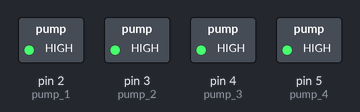
Bench run of a program on a simulated Arduino Uno, built with avr-gcc and run on an emulated ATmega328P. Shown: switched loads named in the program (green lamp = pin HIGH).

Above: at 2.5 s.
At 8.5 s:
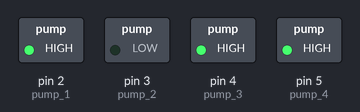
At 18.6 s:
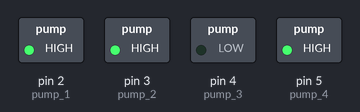
At 25.29 s:
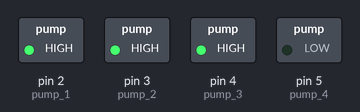
Timing chart, 0 to 34.9 s (numbered marks = the images above):
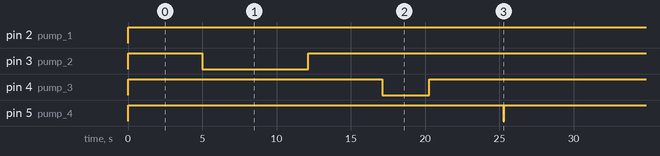

The program:

main.cpp
```cpp
#include <Arduino.h>

// Pumps are designed with reverse logic:
// LOW -> Pump is turned on
// HIGH -> Pump is turned off

// desired pumped volumes [ml]
int pump_1_vol = 70;
int pump_2_vol = 70;
int pump_3_vol = 70;
int pump_4_vol = 1;

// pump-pin connections
int pump_1 = 2;
int pump_2 = 3;
int pump_3 = 4;
int pump_4 = 5;

// pump characteristics from data
float pump_1_mlps = 15.9375;
float pump_2_mlps = 9.832744952310168;
float pump_3_mlps = 22.222222222222225;
float pump_4_mlps = 18.67063492063492;

void setup()
{
    Serial.begin(9600);
    pinMode(pump_1, OUTPUT);
    pinMode(pump_2, OUTPUT);
    pinMode(pump_3, OUTPUT);  // Initialize the new pins
    pinMode(pump_4, OUTPUT);

    // Turn off all pumps initially
    digitalWrite(pump_1, HIGH);
    digitalWrite(pump_2, HIGH);
    digitalWrite(pump_3, HIGH);
    digitalWrite(pump_4, HIGH);
}

void loop()
{
    // Pump 1
    digitalWrite(pump_1, LOW);
    delay(pump_1_vol/pump_1_mlps);
    digitalWrite(pump_1, HIGH);
    delay(5000);

    // Pump 2
    digitalWrite(pump_2, LOW);
    delay((pump_2_vol/pump_2_mlps)*1000);
    digitalWrite(pump_2, HIGH);
    delay(5000);

    // Pump 3
    digitalWrite(pump_3, LOW);
    delay((pump_3_vol/pump_3_mlps)*1000);
    digitalWrite(pump_3, HIGH);
    delay(5000);

    // Pump 4
    digitalWrite(pump_4, LOW);
    delay((pump_4_vol/pump_4_mlps)*1000);
    digitalWrite(pump_4, HIGH);
    delay(5000);
}
```

Measured:
- by itself, pin 2 (pump_1): LOW → HIGH at 0.00 s
- by itself, pin 3 (pump_2): alternates HIGH for 23.2 s and LOW for 7.1 s
- by itself, pin 4 (pump_3): alternates HIGH for 27.2 s and LOW for 3.2 s
- by itself, pin 5 (pump_4): alternates HIGH for 30.3 s and LOW for 0.05 s
